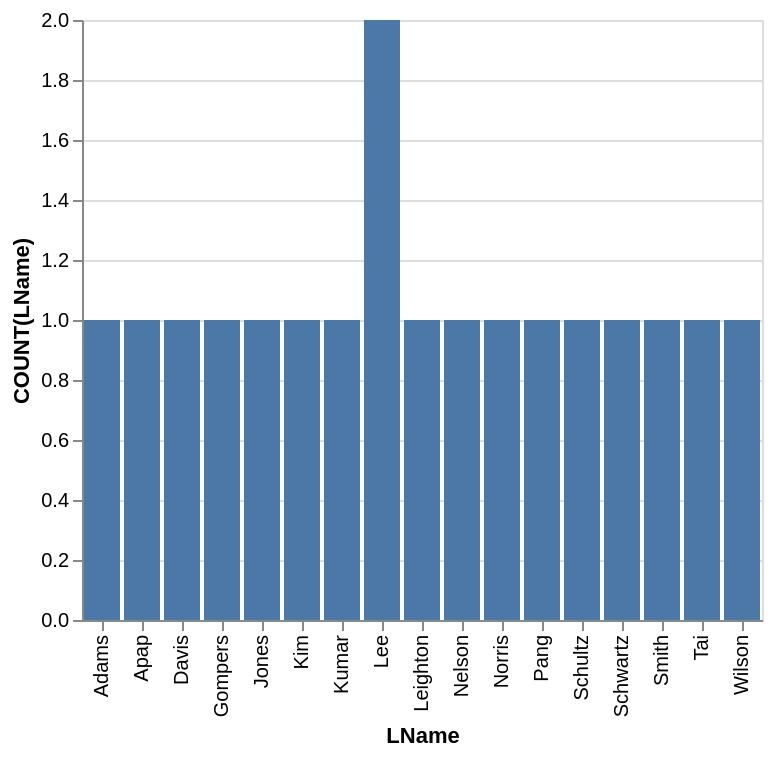

Express this chart as Vega-Lite.
### Vega-Lite specification from a JSON file in a GitHub repository (floating-point values rounded to 4 significant figures)
{"data": {"values": [{"x_data": "Adams", "y_data": 1}, {"x_data": "Apap", "y_data": 1}, {"x_data": "Davis", "y_data": 1}, {"x_data": "Gompers", "y_data": 1}, {"x_data": "Jones", "y_data": 1}, {"x_data": "Kim", "y_data": 1}, {"x_data": "Kumar", "y_data": 1}, {"x_data": "Lee", "y_data": 2}, {"x_data": "Leighton", "y_data": 1}, {"x_data": "Nelson", "y_data": 1}, {"x_data": "Norris", "y_data": 1}, {"x_data": "Pang", "y_data": 1}, {"x_data": "Schultz", "y_data": 1}, {"x_data": "Schwartz", "y_data": 1}, {"x_data": "Smith", "y_data": 1}, {"x_data": "Tai", "y_data": 1}, {"x_data": "Wilson", "y_data": 1}]}, "mark": "bar", "encoding": {"x": {"field": "x_data", "type": "nominal", "title": "LName", "sort": "ascending"}, "y": {"field": "y_data", "type": "quantitative", "title": "COUNT(LName)"}}}
